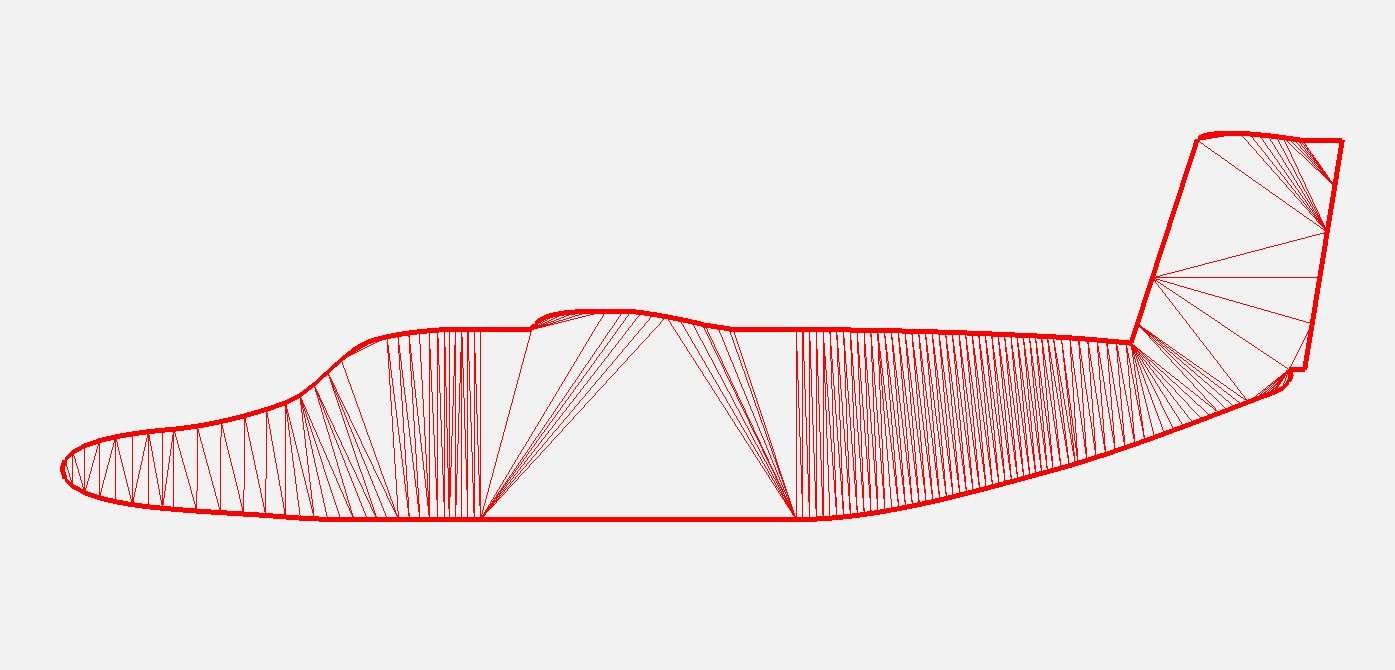
#> input picture aerodynamics/Side_view.jpeg, 1395 x 670 px, found by its file name
$ python finding_centroid.py
#> lines starting #> are read from the running program, lines starting #| are printed output that depends on the picture; after the words box and inside, x2 and y2 are one past the last pixel; in counts of white or black regions, pixels touching at a corner belong together; long printed decimals are rounded
import cv2
import numpy as np

# [5 lines of commented-out code are left out]

import cv2
import numpy as np

img = cv2.imread('aerodynamics/Side_view.jpeg')
#> img is the input picture: shape (670, 1395, 3); mean B, G, R 231.1, 231.1, 240.2
print(img.shape)  # (height, width, channels)
#| (670, 1395, 3)
gray = cv2.cvtColor(img, cv2.COLOR_BGR2GRAY)
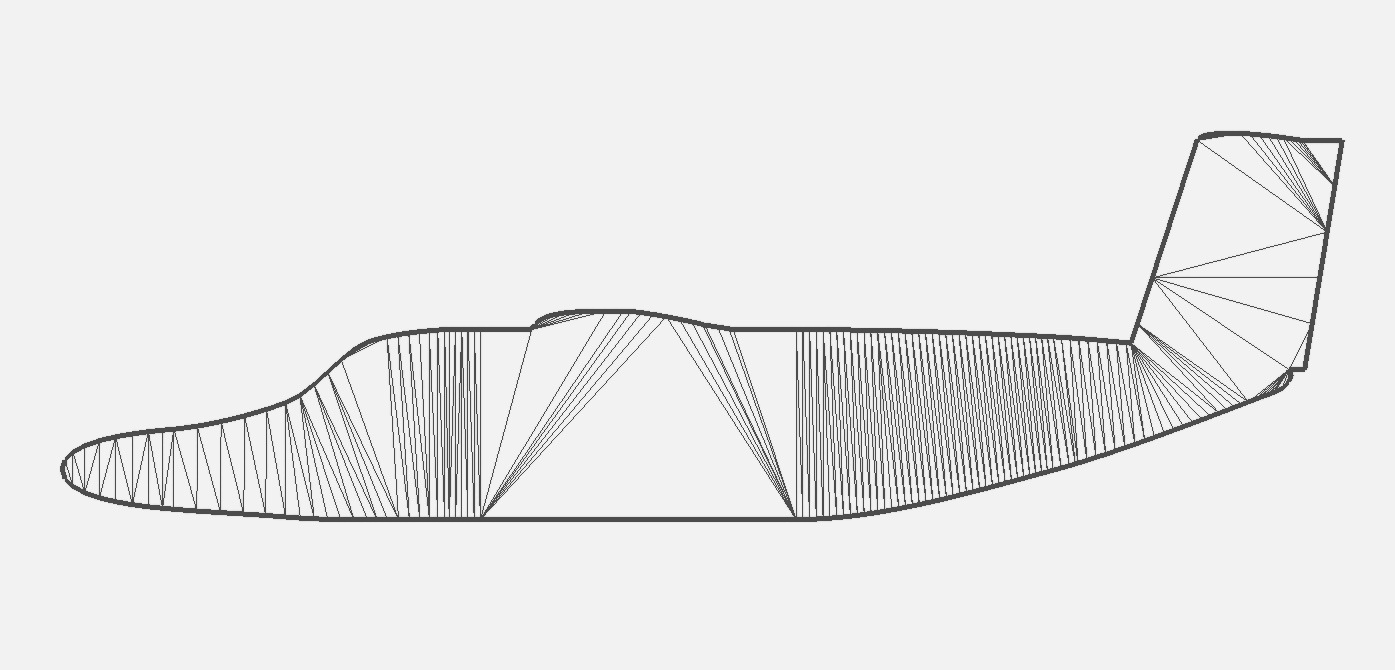
#> gray: shape (670, 1395); min 63, max 254, mean 233.8

_, thresh = cv2.threshold(gray, 200, 255, cv2.THRESH_BINARY_INV)
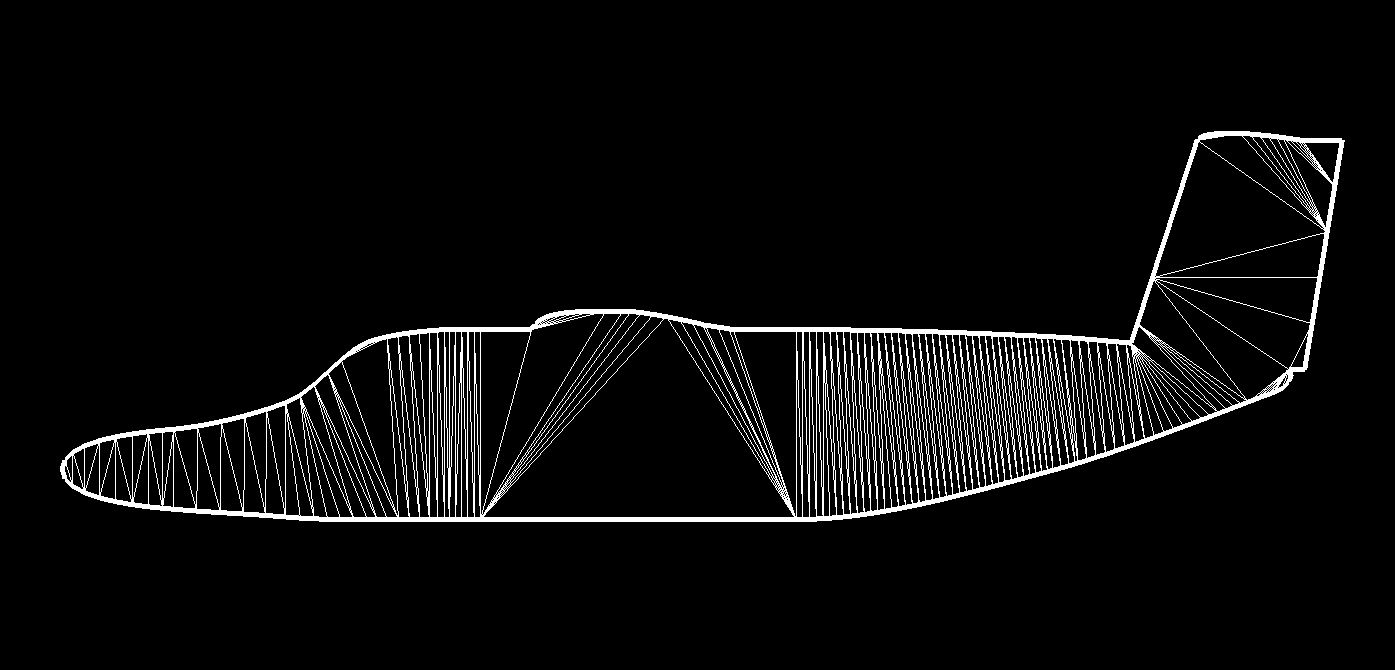
#> thresh: shape (670, 1395); 4.5% white; 1 white region

contours, _ = cv2.findContours(thresh, cv2.RETR_EXTERNAL, cv2.CHAIN_APPROX_SIMPLE)
#> contours = 1 contour; box (x1, y1, x2, y2) and area: (60, 131, 1345, 522) 216600
largest = max(contours, key=cv2.contourArea)
#> largest = contour of 849 points, box (x1, y1, x2, y2) (60, 131, 1345, 522), area 216600

mask = np.zeros_like(gray)
cv2.drawContours(mask, [largest], -1, 255, thickness=cv2.FILLED)
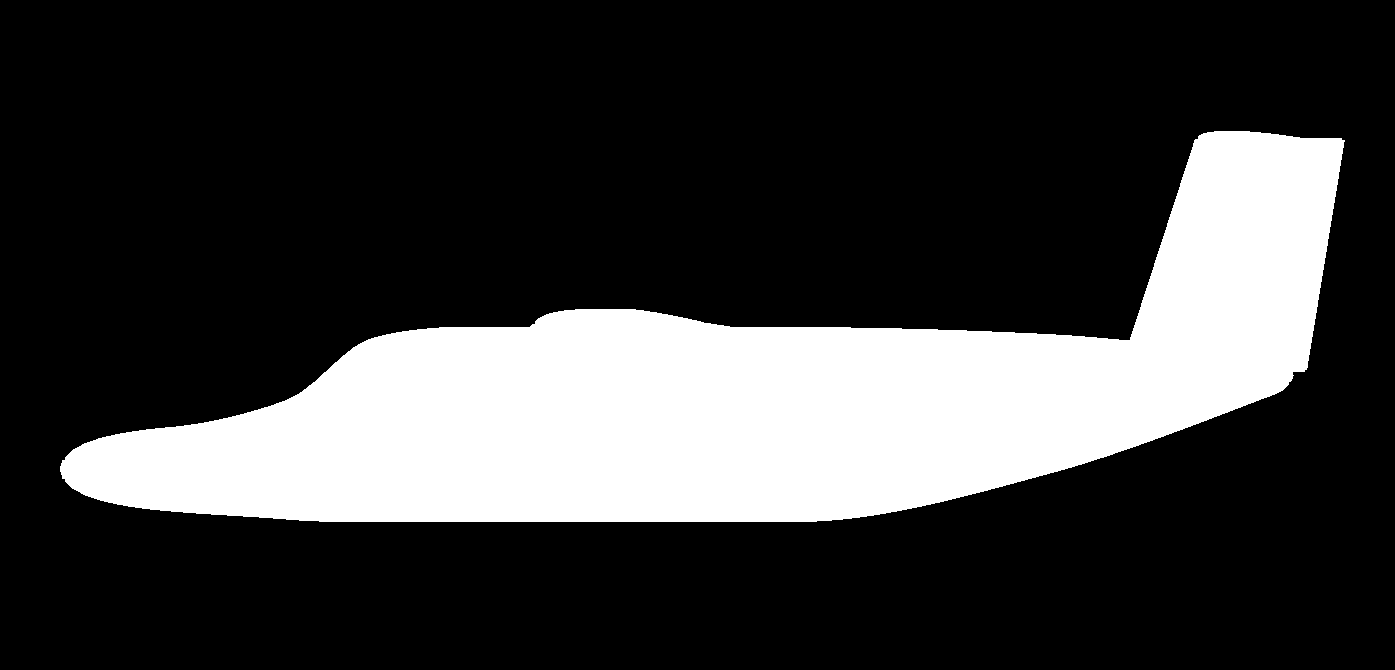
#> mask: shape (670, 1395); 23.3% white; 1 white region, box (x1, y1, x2, y2) and area: (60, 131, 1345, 522) 218065

M = cv2.moments(mask)
#> M = moments, m00 55606575, centre m10/m00, m01/m00 = (766.7, 393.6)
cx = int(M['m10'] / M['m00'])
#> cx = 766
cy = int(M['m01'] / M['m00'])
#> cy = 393

print(f"Centroid: x={cx}, y={cy}")
#| Centroid: x=766, y=393

# Draw and save result
result = img.copy()
cv2.circle(result, (cx, cy), 12, (0, 0, 255), -1)
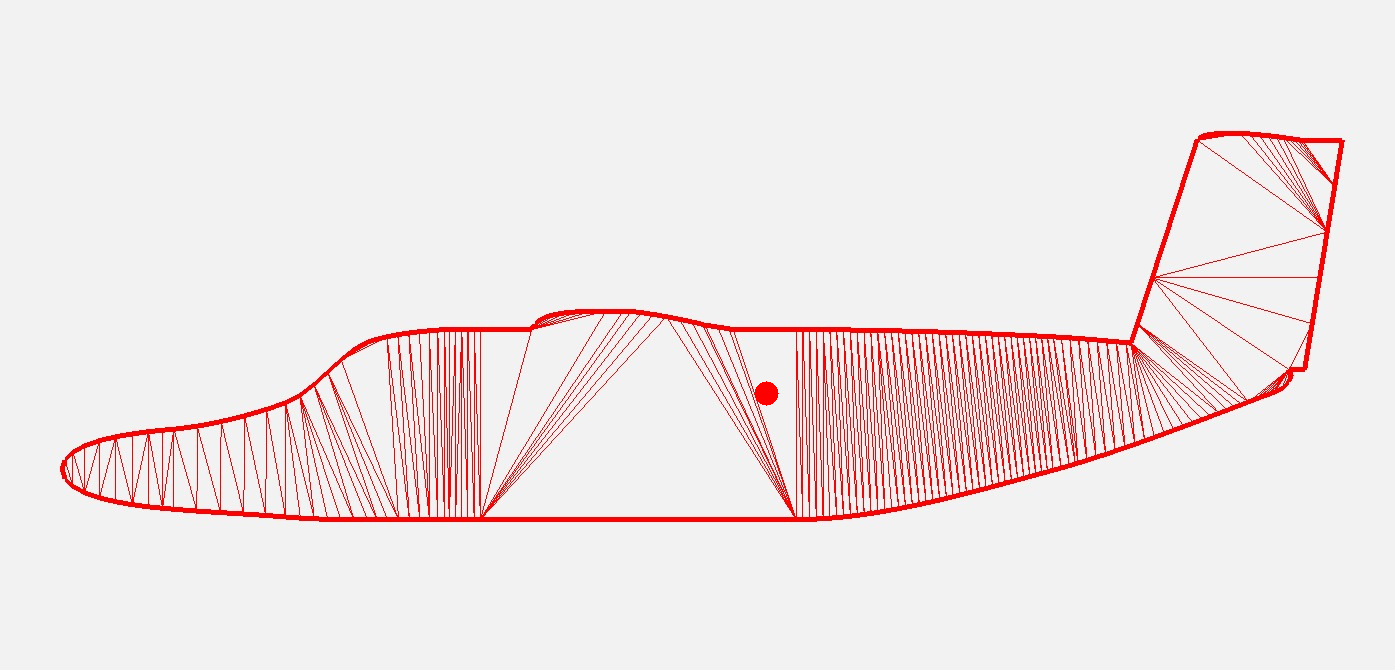
#> result: shape (670, 1395, 3); 0.05% of pixels changed, all inside (x1, y1, x2, y2) = (754, 381, 779, 406)
cv2.line(result, (cx-25, cy), (cx+25, cy), (255,255,255), 2)
#> result: shape (670, 1395, 3); 0.02% of pixels changed, all inside (x1, y1, x2, y2) = (740, 392, 793, 395)
cv2.line(result, (cx, cy-25), (cx, cy+25), (255,255,255), 2)
#> result: shape (670, 1395, 3); mean B, G, R 231, 231, 240.2
cv2.imwrite('centroid_result.png', result)

height_minus_lg = img.shape[0] / img.shape[1] * 11
#> height_minus_lg = 5.28
centroidx = cx / img.shape[1] * 11
#> centroidx = 6.04
centroidy = cy / img.shape[0] * height_minus_lg
#> centroidy = 3.1
print(f'centroid: (x,z) = {[centroidx, centroidy]}')
#| centroid: (x,z) = [6.040, 3.099]
dist_cg_to_centroid = np.sqrt((centroidx - 17.921 * 0.3048)**2 + (7.906 * 0.3048 - centroidy)**2)
#> dist_cg_to_centroid = 0.899
print(f'Distance cg to centroid = {dist_cg_to_centroid}')
#| Distance cg to centroid = 0.8994


# Class II  computed c.g.:  x=17.921 ft,  y=0.000 ft,  z=5.906 ft
